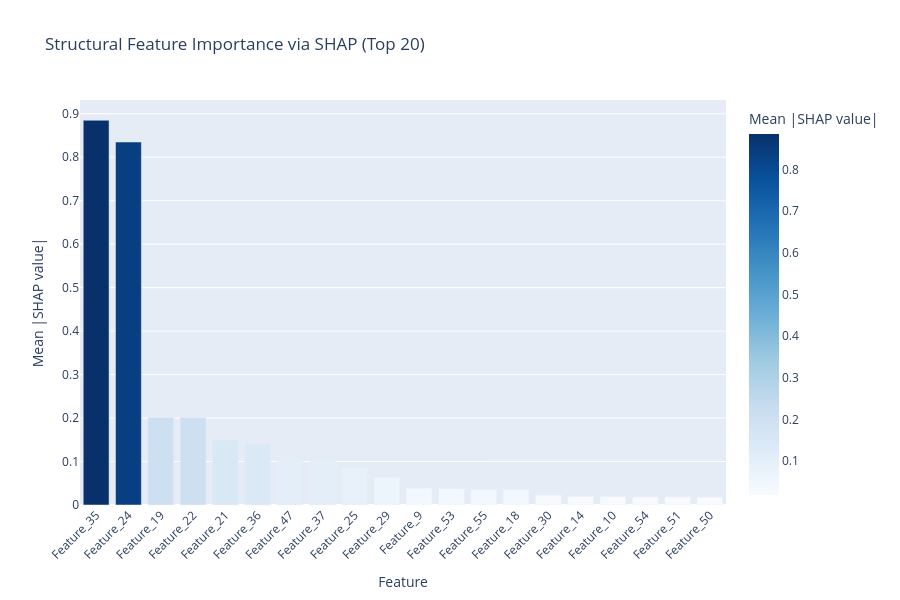

Write notebook code for a chart like this one.
### Code cell
import shap
import numpy as np
import pandas as pd
import json
import os
import time
import plotly.express as px
from tensorflow.keras.models import load_model

print("=" * 80)
print("SHAP Explainability: Structural Features (Embedding Aggregation)")
print("=" * 80)

DATA_DIR = "C:/Users/Kshitij/Desktop/MAJOR-PROJECT(SQLi)_LATEST/Major-Project(SQLi)/notebooks/phase5a_results/preprocessed_arrays/"
MODEL_DIR = "C:/Users/Kshitij/Desktop/MAJOR-PROJECT(SQLi)_LATEST/Major-Project(SQLi)/notebooks/phase5a_results/"

# Load structural branch model
print("Loading structural_branch model...")
structural_branch = load_model(os.path.join(MODEL_DIR, "structural_branch_phase5a.h5"))
print(f"Model output shape: {structural_branch.output_shape}")
print(f"Model parameters: {structural_branch.count_params():,}")

# Load test data
X_structural_test = np.load(os.path.join(DATA_DIR, "X_structural_test.npy"))
y_test = np.load(os.path.join(DATA_DIR, "y_test.npy"))
print(f"Test data shape: {X_structural_test.shape}")
print(f"Labels shape: {y_test.shape}")

# Load feature names
metadata_path = os.path.join(DATA_DIR, "array_metadata.json")
if os.path.exists(metadata_path):
    with open(metadata_path, 'r') as f:
        metadata = json.load(f)
    feature_names = metadata.get('structural_feature_names', None)
    if not feature_names:
        feature_names = [f"Feature_{i}" for i in range(X_structural_test.shape[1])]
else:
    feature_names = [f"Feature_{i}" for i in range(X_structural_test.shape[1])]

print(f"Loaded {len(feature_names)} feature names")

# Sample for SHAP analysis
SAMPLE_SIZE = 1000
np.random.seed(42)
sample_indices = np.random.choice(len(X_structural_test), size=SAMPLE_SIZE, replace=False)
X_sample = X_structural_test[sample_indices]
y_sample = y_test[sample_indices]
print(f"\nSampled {SAMPLE_SIZE} instances ({SAMPLE_SIZE/len(X_structural_test)*100:.2f}%)")

# Initialize SHAP DeepExplainer
background = X_structural_test[:100]
print("Initializing SHAP DeepExplainer...")
explainer = shap.DeepExplainer(structural_branch, background)

# Compute SHAP values
print("Computing SHAP values (expected: 4-6 minutes)...")
start = time.time()
shap_values = explainer.shap_values(X_sample, check_additivity=False)
elapsed = (time.time() - start) / 60
print(f"SHAP computation completed in {elapsed:.2f} minutes")

# Extract SHAP values
if isinstance(shap_values, list):
    shap_values_raw = shap_values[0]
else:
    shap_values_raw = shap_values

print(f"Raw SHAP values shape: {shap_values_raw.shape}")

# Aggregate across embedding dimension (axis=2)
# Shape: (samples, features, embedding_dim) -> (samples, features)
if shap_values_raw.ndim == 3:
    print("\nAggregating SHAP values across embedding dimension...")
    print("  Method: Mean absolute value across 128 embedding dims")
    shap_values_aggregated = np.abs(shap_values_raw).mean(axis=2)
    print(f"  Aggregated shape: {shap_values_aggregated.shape}")
else:
    shap_values_aggregated = np.abs(shap_values_raw)

# Compute global feature importance
mean_abs_shap = shap_values_aggregated.mean(axis=0)
print(f"\nGlobal importance shape: {mean_abs_shap.shape}")

# Create importance DataFrame
importance_df = pd.DataFrame({
    'Feature': feature_names,
    'Mean_Absolute_SHAP': mean_abs_shap
}).sort_values('Mean_Absolute_SHAP', ascending=False)

print("\n" + "=" * 80)
print("TOP 20 MOST IMPORTANT STRUCTURAL FEATURES")
print("=" * 80)
print(importance_df.head(20).to_string(index=False))

# Save CSV
csv_path = os.path.join(DATA_DIR, "shap_structural_importance.csv")
importance_df.to_csv(csv_path, index=False)
print(f"\n[SAVED] {csv_path}")

# Create Plotly bar chart
fig = px.bar(
    importance_df.head(20),
    x='Feature',
    y='Mean_Absolute_SHAP',
    title='Structural Feature Importance via SHAP (Top 20)',
    labels={'Mean_Absolute_SHAP': 'Mean |SHAP value|'},
    color='Mean_Absolute_SHAP',
    color_continuous_scale='Blues'
)
fig.update_layout(
    xaxis_tickangle=-45,
    height=600,
    showlegend=False
)
fig.show()

# Save interactive HTML
html_path = os.path.join(DATA_DIR, "shap_structural_importance.html")
fig.write_html(html_path)
print(f"[SAVED] {html_path}")

print("\n" + "=" * 80)
print("SHAP EXPLAINABILITY COMPLETE")
print("=" * 80)
print("\nInterpretation:")
print("  - SHAP values show which structural features most influence the embedding")
print("  - Higher values = more important for the model's representation")
print("  - These features drive the structural branch's contribution to predictions")

print("\nNext steps for Phase 6B:")
print("  1. ✓ SHAP for structural features (DONE)")
print("  2. Saliency maps for character branch")
print("  3. Confidence score interpretation guidelines")

### Figure 1 — Plotly figure (JSON) as saved in the notebook; plotly's stock layout.template omitted (floating-point values rounded to 4 significant figures)
{"data": [{"alignmentgroup": "True", "hovertemplate": "Feature=%{x}<br>Mean |SHAP value|=%{marker.color}<extra></extra>", "legendgroup": "", "marker": {"color": [0.885, 0.835, 0.2015, 0.2011, 0.1493, 0.1409, 0.1066, 0.1045, 0.08473, 0.06414, 0.03885, 0.03746, 0.03583, 0.03574, 0.02298, 0.01967, 0.01927, 0.01882, 0.01866, 0.01823], "coloraxis": "coloraxis", "pattern": {"shape": ""}}, "name": "", "offsetgroup": "", "orientation": "v", "showlegend": false, "textposition": "auto", "type": "bar", "x": ["Feature_35", "Feature_24", "Feature_19", "Feature_22", "Feature_21", "Feature_36", "Feature_47", "Feature_37", "Feature_25", "Feature_29", "Feature_9", "Feature_53", "Feature_55", "Feature_18", "Feature_30", "Feature_14", "Feature_10", "Feature_54", "Feature_51", "Feature_50"], "xaxis": "x", "y": [0.885, 0.835, 0.2015, 0.2011, 0.1493, 0.1409, 0.1066, 0.1045, 0.08473, 0.06414, 0.03885, 0.03746, 0.03583, 0.03574, 0.02298, 0.01967, 0.01927, 0.01882, 0.01866, 0.01823], "yaxis": "y"}], "layout": {"barmode": "relative", "coloraxis": {"colorbar": {"title": {"text": "Mean |SHAP value|"}}, "colorscale": [[0, "rgb(247,251,255)"], [0.125, "rgb(222,235,247)"], [0.25, "rgb(198,219,239)"], [0.375, "rgb(158,202,225)"], [0.5, "rgb(107,174,214)"], [0.625, "rgb(66,146,198)"], [0.75, "rgb(33,113,181)"], [0.875, "rgb(8,81,156)"], [1, "rgb(8,48,107)"]]}, "height": 600, "legend": {"tracegroupgap": 0}, "showlegend": false, "title": {"text": "Structural Feature Importance via SHAP (Top 20)"}, "xaxis": {"anchor": "y", "domain": [0, 1], "tickangle": -45, "title": {"text": "Feature"}}, "yaxis": {"anchor": "x", "domain": [0, 1], "title": {"text": "Mean |SHAP value|"}}}}
